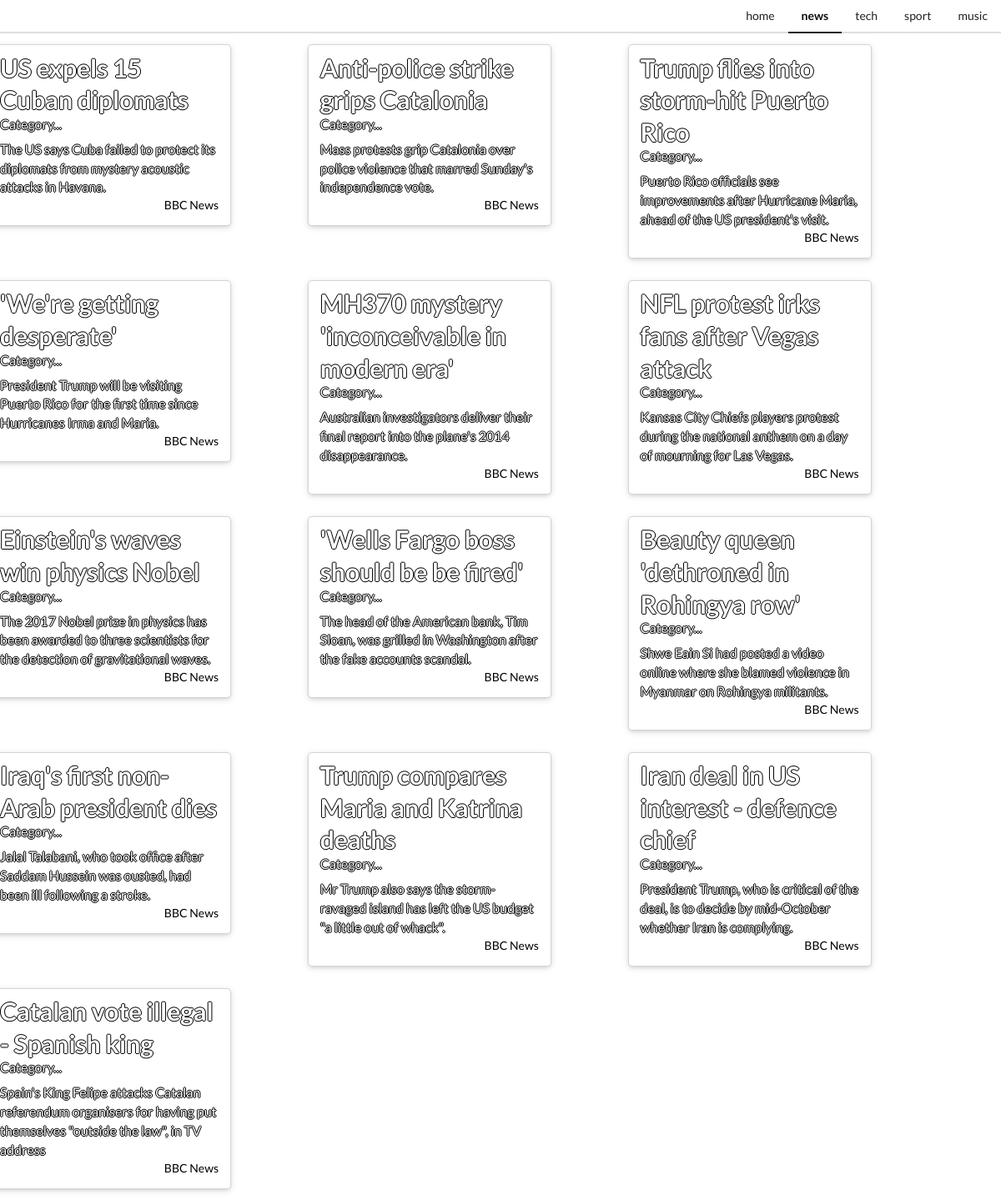
Page /news/ on the committed database.
### news_explorer/models.py (models this page shows, shortened)
class Article(models.Model):
    author = models.CharField(max_length=50)
    title = models.CharField(max_length=100)
    description = models.CharField(max_length=200)
    url = models.URLField(max_length=200, unique=True)
    url_to_image = models.URLField(max_length=200)
    publish_date = models.DateTimeField(null=True)
    tag = models.CharField(default='bbc-news', max_length=20)

### news_explorer/views.py (the view)
# urls.py: url(r'^news/', views.news_page),
def news_page(request):
    articles = Article.objects.filter(tag='bbc-news')
    context = {
        'articles': articles,
        'page': 'news'
    }
    return render(request, 'news_explorer/default.html', context)

### news_explorer/templates/news_explorer/default.html (shortened to what this page needs)
<!DOCTYPE html>
<html>
<head>
    {% load static %}
    <link rel="stylesheet" type="text/css" href="{% static "src/css/style.css" %}">
    <link rel="stylesheet" type="text/css" href="{% static "src/css/semantic.min.css" %}">
</head>
<body>
<div class="ui secondary pointing stackable menu">
    <div class="right menu">
        <a class="item {% if page == 'home' %} active {% endif %}" href="/">
            home
        </a>
        <a class="item {% if page == 'news' %} active {% endif %}" href="/news/">
            news
        </a>
        <a class="item {% if page == 'tech' %} active {% endif %}" href="/tech/">
            tech
        </a>
        <a class="item {% if page == 'sport' %} active {% endif %}" href="/sport/">
            sport
        </a>
        <a class="item {% if page == 'music' %} active {% endif %}" href="/music/">
            music
        </a>
    </div>
</div>
<div class="ui stackable grid">
    {% for article in articles %}
        <div class="five wide column news-article">
            <div class="ui raised link card">
                <a class="content" href="{{ article.url }}"
                   style="
                           background-image: url('{{ article.url_to_image }}');
                           background-size: 110%;
                           background-size: cover;
                           background-position: center;">
                    <div class="header article-text-header article-text-color">{{ article.title }}</div>
                    <div class="meta">
                        <span class="category article-text-category article-text-color">Category...</span>
                    </div>
                    <div class="description article-text-main article-text-color">
                        <p>{{ article.description }}</p>
                    </div>
                    <div class="extra content">
                        <div class="right floated author article-text-source">
                            {{ article.author }}
                        </div>
                    </div>
                </a>
            </div>
        </div>
    {% endfor %}
</div>
</body>
</html>

### static/src/css/style.css (style rules this page uses)
.news-article { padding-left: 0% !important; width: 100% !important; }
.article-text-color { color: #fff !important; text-shadow: 1px 0 0 #000, 0 -1px 0 #000, 0 1px 0 #000, -1px 0 0 #000 !important; }
.article-text-header { font-size: 30px !important; }
.article-text-category { font-size: 16px !important; }
.article-text-main { font-size: 16px !important; }
.article-text-source { font-size: 14px !important; color: #000 !important; text-shadow: 1px 0 0 #fff, 0 -1px 0 #fff, 0 1px 0 #fff, -1px 0 0 #fff !important; }

### rows in the picture
Article: title "US expels 15 Cuban diplomats", description "The US says Cuba failed to protect its diplomats from mystery acoustic attacks in Havana.", author "BBC News"
Article: title "Anti-police strike grips Catalonia", description "Mass protests grip Catalonia over police violence that marred Sunday's independence vote.", author "BBC News"
Article: title "Trump flies into storm-hit Puerto Rico", description "Puerto Rico officials see improvements after Hurricane Maria, ahead of the US president's visit.", author "BBC News"
Article: title "'We're getting desperate'", description "President Trump will be visiting Puerto Rico for the first time since Hurricanes Irma and Maria.", author "BBC News"
Article: title "MH370 mystery 'inconceivable in modern era'", description "Australian investigators deliver their final report into the plane's 2014 disappearance.", author "BBC News"
Article: title "NFL protest irks fans after Vegas attack", description "Kansas City Chiefs players protest during the national anthem on a day of mourning for Las Vegas.", author "BBC News"
Article: title "Einstein's waves win physics Nobel", description "The 2017 Nobel prize in physics has been awarded to three scientists for the detection of gravitational waves.", author "BBC News"
Article: title "'Wells Fargo boss should be be fired'", description "The head of the American bank, Tim Sloan, was grilled in Washington after the fake accounts scandal.", author "BBC News"
Article: title "Beauty queen 'dethroned in Rohingya row'", description "Shwe Eain Si had posted a video online where she blamed violence in Myanmar on Rohingya militants.", author "BBC News"
Article: title "Iraq's first non-Arab president dies", description "Jalal Talabani, who took office after Saddam Hussein was ousted, had been ill following a stroke.", author "BBC News"
Article: title "Trump compares Maria and Katrina deaths", description "Mr Trump also says the storm-ravaged island has left the US budget \"a little out of whack\".", author "BBC News"
Article: title "Iran deal in US interest - defence chief", description "President Trump, who is critical of the deal, is to decide by mid-October whether Iran is complying.", author "BBC News"
Article: title "Catalan vote illegal - Spanish king", description "Spain's King Felipe attacks Catalan referendum organisers for having put themselves \"outside the law\", in TV address", author "BBC News"
